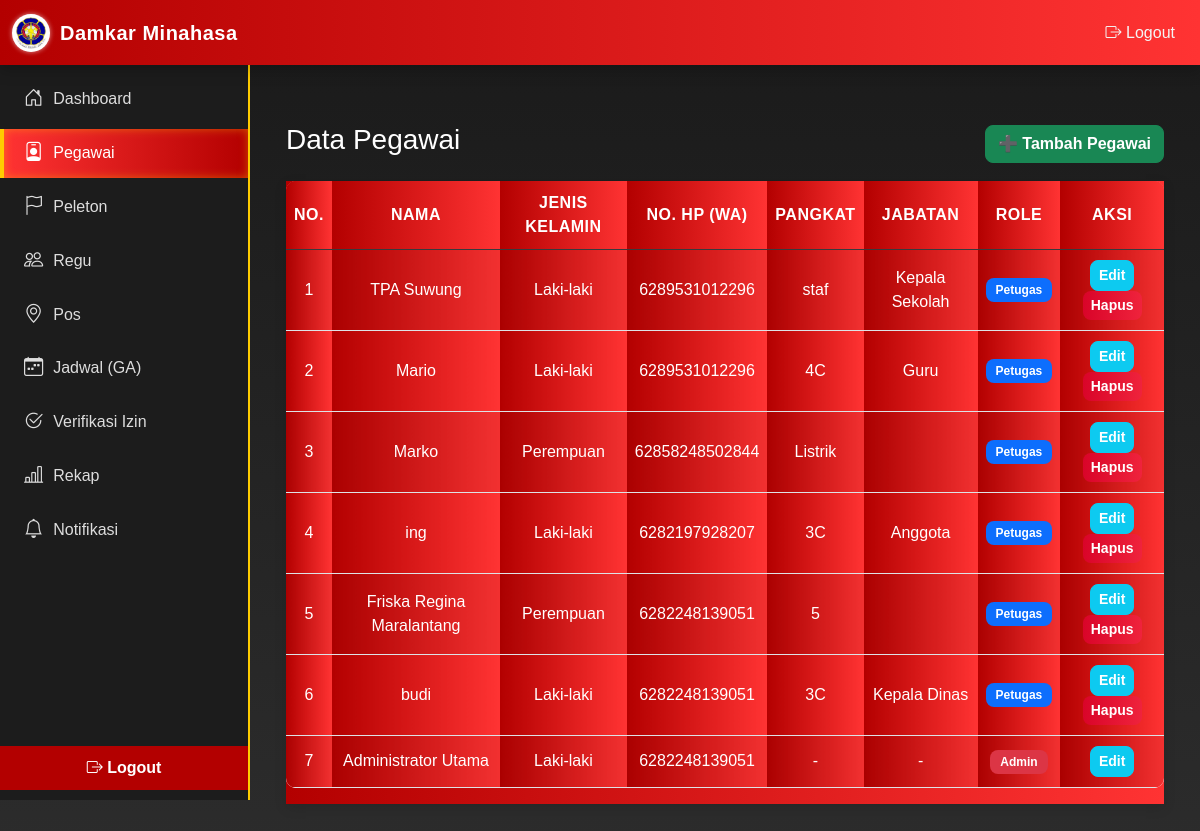
The app's page /admin/pegawai.php (signed in) with its own data.
### tables this page shows
CREATE TABLE `pegawai` (
  `id` int(11) NOT NULL,
  `username` varchar(50) DEFAULT NULL,
  `password_hash` varchar(255) DEFAULT NULL,
  `nama` varchar(150) DEFAULT NULL,
  `jenis_kelamin` enum('Laki-laki','Perempuan') DEFAULT NULL,
  `nip` varchar(50) DEFAULT NULL,
  `pangkat` varchar(50) DEFAULT NULL,
  `no_hp` varchar(20) DEFAULT NULL,
  `telegram_id` varchar(50) DEFAULT NULL,
  `golongan` varchar(50) DEFAULT NULL,
  `ruang` varchar(50) DEFAULT NULL,
  `jabatan` varchar(100) DEFAULT NULL,
  `tugas` text DEFAULT NULL,
  `role` enum('admin','petugas') DEFAULT 'petugas',
  `created_at` timestamp NOT NULL DEFAULT current_timestamp()
);

### admin/pegawai.php (the view, shortened to what this page needs)
<?php
require '../config/db.php';
$rows = $pdo->query('SELECT * FROM pegawai ORDER BY id DESC')->fetchAll(PDO::FETCH_ASSOC);
include 'header.php';
include 'sidebar.php';
?>
<!doctype html>
<html lang="id">
<head>
  <link href="https://cdn.jsdelivr.net/npm/bootstrap@5.3.0/dist/css/bootstrap.min.css" rel="stylesheet">
  <link rel="stylesheet" href="../assets/css/admin/pegawai.css">
</head>
<body>
  <div class="container py-4">
    <div class="pegawai-header d-flex justify-content-between align-items-center mb-3">
      <h3>Data Pegawai</h3>
      <button class="btn btn-success" data-bs-toggle="modal" data-bs-target="#mAdd">➕ Tambah Pegawai</button>
    </div>
    <div class="table-responsive">
      <table class="table table-sm table-striped table-hover">
        <thead class="table-dark">
          <tr>
            <th>No.</th>
            <th>Nama</th>
            <th>Jenis Kelamin</th>
            <th>No. HP (WA)</th>
            <th>Pangkat</th>
            <th>Jabatan</th>
            <th>Role</th>
            <th>Aksi</th>
          </tr>
        </thead>
        <tbody>
          <?php
          $no = 1;
          foreach ($rows as $r):
          ?>
            <tr>
              <td><?= $no++ ?></td>
              <td><?= htmlspecialchars($r['nama']) ?></td>
              <td><?= htmlspecialchars($r['jenis_kelamin'] ?? '-') ?></td>
              <td><?= htmlspecialchars($r['no_hp'] ?? '-') ?></td>
              <td><?= htmlspecialchars($r['pangkat'] ?? '-') ?></td>
              <td><?= htmlspecialchars($r['jabatan'] ?? '-') ?></td>
              <td><span class="badge bg-<?= ($r['role'] == 'admin' ? 'danger' : 'primary') ?>"><?= ucfirst($r['role']) ?></span></td>
              <td>
                <a href="?edit_id=<?= $r['id'] ?>" class="btn btn-sm btn-info text-white">Edit</a>
                <?php if ($r['id'] != ($_SESSION['user_id'] ?? null) || $r['role'] != 'admin'): ?>
                  <a href="?delete_id=<?= $r['id'] ?>" class="btn btn-sm btn-danger"
                    onclick="return confirm('Yakin ingin menghapus pegawai <?= htmlspecialchars($r['nama']) ?>?')">Hapus</a>
                <?php endif; ?>
              </td>
            </tr>
          <?php endforeach; ?>
        </tbody>
      </table>
    </div>
  </div>
</body>
</html>

### assets/css/admin/pegawai.css (style rules this page uses)
body { font-family: "Poppins", sans-serif; background: linear-gradient(180deg, #1a1a1a 0%, #2c2c2c 100%); color: #ffffff; margin: 0; padding: 10px 0 10px; }
form button, .btn { border-radius: 8px; font-weight: 600; transition: 0.3s; }
.btn-danger { background: linear-gradient(90deg, #d90429, #ef233c); border: none; }
.table { border-radius: 10px; overflow: hidden; background: #fff; }
.table thead { background: #b30000; color: #fff; text-transform: uppercase; letter-spacing: 0.5px; }
.table th, .table td { vertical-align: middle; text-align: center; padding: 10px 8px; color: #ffffff; }
.badge { padding: 6px 10px; border-radius: 8px; font-weight: 600; text-transform: capitalize; }
.table-responsive th, td, tr { background: linear-gradient(90deg, #b30000, #ff3333); color: #fff; }
.table-responsive { box-shadow: 0 4px 12px rgba(0, 0, 0, 0.1); background: linear-gradient(90deg, #b30000, #ff3333); }

### records on screen
pegawai: nama "TPA Suwung", jenis_kelamin "Laki-laki", no_hp "6289531012296", pangkat "staf", jabatan "Kepala Sekolah", role "Petugas"
pegawai: nama "Mario", jenis_kelamin "Laki-laki", no_hp "6289531012296", pangkat "4C", jabatan "Guru", role "Petugas"
pegawai: nama "Marko", jenis_kelamin "Perempuan", no_hp "62858248502844", pangkat "Listrik", role "Petugas"
pegawai: nama "ing", jenis_kelamin "Laki-laki", no_hp "6282197928207", pangkat "3C", jabatan "Anggota", role "Petugas"
pegawai: nama "Friska Regina Maralantang", jenis_kelamin "Perempuan", no_hp "6282248139051", pangkat "5", role "Petugas"
pegawai: nama "budi", jenis_kelamin "Laki-laki", no_hp "6282248139051", pangkat "3C", jabatan "Kepala Dinas", role "Petugas"
pegawai: nama "Administrator Utama", jenis_kelamin "Laki-laki", no_hp "6282248139051", pangkat "-", jabatan "-", role "Admin"
